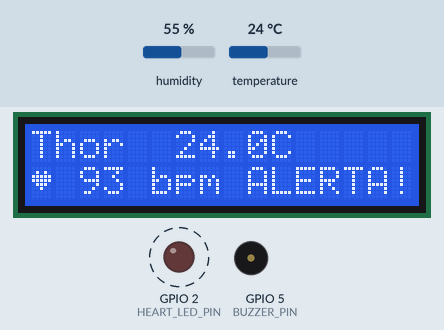
The sketch below on a simulated ESP32. Parts: 16×2 character LCD, output pins drawn as LEDs (lit = HIGH), buzzer (waves = sounding). Dashed ring = blinking. The inputs (shaded band) are chosen by the test bench; at power-on: temperature 24 °C, humidity 55 %. Random numbers use the default seed unless the sketch sets one; what the sketch prints to the serial monitor is not drawn.

Above: at 3.3 s.
3.4 s: temperature set to 36.9 °C
At 6.22 s:
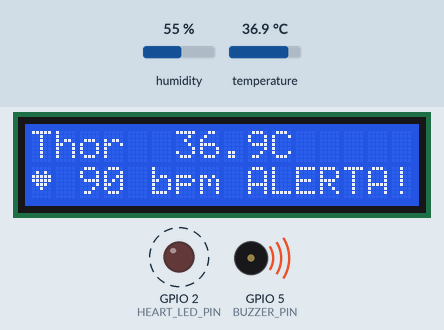
8.2 s: temperature set to 38.3 °C
At 11.0 s:
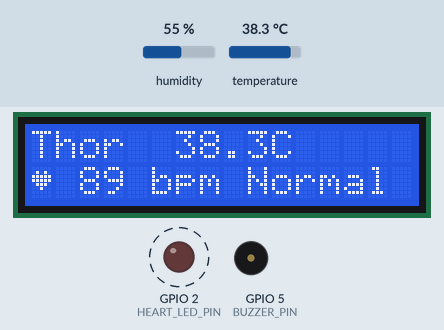
13.0 s: temperature set to 12 °C
At 18.12 s:
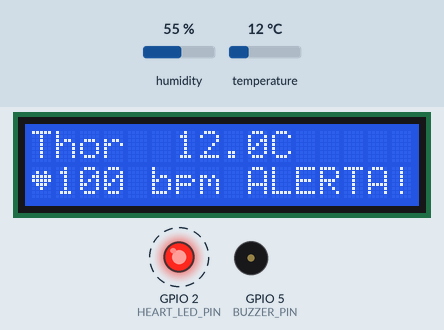
Timing chart, 0 to 23.8 s (numbered marks = the images above; inputs shaded):
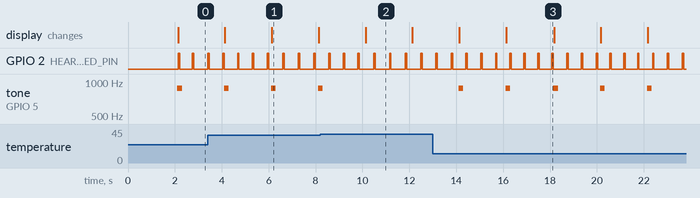

The sketch:

sketch.ino
```cpp
/*
  CLYVO VET - IoT Wearable Pet Monitor
  Plataforma: ESP32
  Sensores:
    - DHT22 (temperatura/umidade)  → pino D4
    - LED piscante (batimentos)    → pino D2
    - Display LCD I2C 16x2         → SDA=D21, SCL=D22
    - Buzzer de alerta             → pino D5
  FIAP 2026 — Sprint 1
*/

#include <Arduino.h>
#include <DHT.h>
#include <LiquidCrystal_I2C.h>
#include <Wire.h>
#include <math.h>

// ── Pinos ────────────────────────────────────────────────────────────────────
#define DHT_PIN       4
#define DHT_TYPE      DHT22
#define HEART_LED_PIN 2
#define BUZZER_PIN    5

// ── Objetos ──────────────────────────────────────────────────────────────────
DHT dht(DHT_PIN, DHT_TYPE);
LiquidCrystal_I2C lcd(0x27, 16, 2);   // endereço I2C padrão 0x27

// ── Configuração do pet ───────────────────────────────────────────────────────
const char PET_NAME[]  = "Thor";
const char SPECIES[]   = "Cao";

// Faixas normais para cão
const float TEMP_MIN = 37.5, TEMP_MAX = 39.2;
const int   HR_MIN   = 60,   HR_MAX   = 140;

// ── Estado ────────────────────────────────────────────────────────────────────
int   heartRate   = 90;
float temperature = 38.5;
float humidity    = 55.0;
bool  alertActive = false;
unsigned long lastHRBeat   = 0;
unsigned long lastSensorRead = 0;
int   beatInterval = 667;  // ms entre batimentos (90 bpm ≈ 667ms)

// ── Caractere personalizado: coração ─────────────────────────────────────────
byte heartChar[8] = {
  0b00000, 0b01010, 0b11111, 0b11111,
  0b01110, 0b00100, 0b00000, 0b00000
};

// ── Funções ───────────────────────────────────────────────────────────────────

void setupLCD() {
  lcd.init();
  lcd.backlight();
  lcd.createChar(0, heartChar);
  lcd.setCursor(0, 0);
  lcd.print(" CLYVO VET IoT  ");
  lcd.setCursor(0, 1);
  lcd.print("  Iniciando...  ");
  delay(2000);
  lcd.clear();
}

float simulateTemperature(unsigned long t) {
  // Oscilação senoidal + ruído
  return 38.5 + 0.4 * sin(t / 20000.0) + (random(-10, 10) / 100.0);
}

int simulateHeartRate(unsigned long t) {
  return 90 + (int)(12 * sin(t / 25000.0)) + random(-5, 5);
}

void updateLCD(float temp, int hr, bool alert) {
  lcd.clear();
  // Linha 1: nome do pet e temperatura
  lcd.setCursor(0, 0);
  char line1[17];
  snprintf(line1, sizeof(line1), "%-5s %.1fC", PET_NAME, temp);
  lcd.print(line1);

  // Linha 2: batimentos + alerta
  lcd.setCursor(0, 1);
  lcd.write(byte(0));  // ícone de coração
  char line2[17];
  snprintf(line2, sizeof(line2), "%3d bpm %s", hr, alert ? "ALERTA!" : "Normal ");
  lcd.print(line2);
}

void checkAlerts(float temp, int hr) {
  bool tempAlert = (temp < TEMP_MIN || temp > TEMP_MAX);
  bool hrAlert   = (hr   < HR_MIN  || hr   > HR_MAX);
  alertActive = tempAlert || hrAlert;

  if (alertActive) {
    Serial.print("[ALERTA] ");
    if (tempAlert) { Serial.print("Temperatura: "); Serial.print(temp); Serial.print("C  "); }
    if (hrAlert)   { Serial.print("FC: "); Serial.print(hr); Serial.print("bpm"); }
    Serial.println();
    tone(BUZZER_PIN, 880, 200);
  }
}

void publishSerial(float temp, float hum, int hr) {
  // Saída JSON via Serial — pode ser lido por um gateway/script Python
  Serial.print("{\"pet\":\"");
  Serial.print(PET_NAME);
  Serial.print("\",\"species\":\"");
  Serial.print(SPECIES);
  Serial.print("\",\"temperature_c\":");
  Serial.print(temp, 2);
  Serial.print(",\"humidity_pct\":");
  Serial.print(hum, 1);
  Serial.print(",\"heart_rate_bpm\":");
  Serial.print(hr);
  Serial.print(",\"alert\":");
  Serial.print(alertActive ? "true" : "false");
  Serial.println("}");
}

// ── Setup ─────────────────────────────────────────────────────────────────────
void setup() {
  Serial.begin(115200);
  dht.begin();
  pinMode(HEART_LED_PIN, OUTPUT);
  pinMode(BUZZER_PIN, OUTPUT);
  setupLCD();

  Serial.println("=== CLYVO VET IoT — ESP32 Iniciado ===");
}

// ── Loop ──────────────────────────────────────────────────────────────────────
void loop() {
  unsigned long now = millis();

  // ── Leitura de sensores a cada 2s ──
  if (now - lastSensorRead >= 2000) {
    lastSensorRead = now;

    // DHT22 (no Wokwi, leitura real; em simulação pura, usamos função de simulação)
    float dhtTemp = dht.readTemperature();
    float dhtHum  = dht.readHumidity();

    if (isnan(dhtTemp)) {
      // Fallback: simulação senoidal
      temperature = simulateTemperature(now);
      humidity    = 55.0 + 5 * sin(now / 15000.0);
    } else {
      temperature = dhtTemp;
      humidity    = dhtHum;
    }

    heartRate = simulateHeartRate(now);
    beatInterval = 60000 / max(heartRate, 1);

    checkAlerts(temperature, heartRate);
    updateLCD(temperature, heartRate, alertActive);
    publishSerial(temperature, humidity, heartRate);
  }

  // ── Pisca LED no ritmo dos batimentos ──
  if (now - lastHRBeat >= (unsigned long)beatInterval) {
    lastHRBeat = now;
    digitalWrite(HEART_LED_PIN, HIGH);
    delay(60);   // pulso curto
    digitalWrite(HEART_LED_PIN, LOW);
  }
}
```

Measured:
- the behaviour switches between 37.4 and 37.5 °C on temperature (found by bisection; images 1 and 2)
- after the input at 13.0 s, tone on GPIO 5 (BUZZER_PIN): alternates 880 Hz for 0.20 s and silent for 1.8 s, starting after 1.1 s
- by itself, GPIO 2 (HEART_LED_PIN): alternates HIGH for 0.06 s and LOW for 0.57 s
- what the display in image 1 shows lasts 2.0 s, from 6.1 s to 8.1 s
